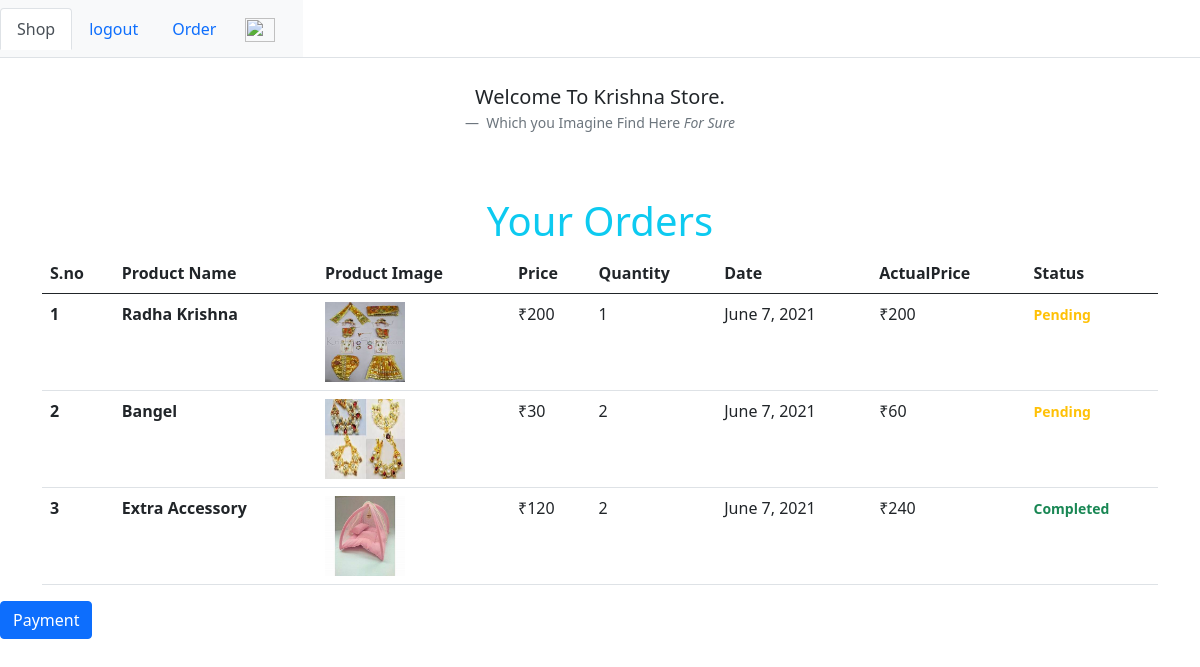
Screenshot of /order (signed in) with the database file from the repository.
### store/models/orders.py (models this page shows, shortened)
class Orders(models.Model):
    product = models.ForeignKey(Product ,on_delete= models.CASCADE)
    customer = models.ForeignKey(Customers, on_delete=models.CASCADE)
    address = models.CharField(max_length=1000)
    city = models.CharField(max_length=1000)
    state = models.CharField(max_length=1000)
    zip = models.CharField(max_length=1000)
    phone = models.CharField(max_length=15)
    quantity = models.IntegerField(default=1)
    price = models.IntegerField()
    date = models.DateField(default= datetime.datetime.today)
    status = models.BooleanField(default=False)
    @staticmethod
    def get_orders_by_customer(customer_id):
        return  Orders\
            .objects\
            .filter(customer= customer_id).order_by('-date')

### store/models/product.py (models this page shows, shortened)
class Product(models.Model):
    name = models.CharField(max_length=50)
    category = models.ForeignKey(Category,on_delete=models.CASCADE)
    image = models.ImageField(upload_to='media/products/')
    price = models.IntegerField()
    desc = models.TextField(max_length=200)
    offer = models.BooleanField(default=False)

### store/views.py (the view)
# urls.py: path('order',Order.as_view(),name = 'order'),
class Order(View):
    @method_decorator(auth_middleware)
    def get(self ,request):
        customer = request.session.get('customer')
        orders = Orders.get_orders_by_customer(customer)
        return render(request,'orders/order.html',{'orders' :orders})

### store/templatetags/custom.py (called while the page is built)
@register.filter(name='currency')
def currency(number):
    return "₹" + str(number)

@register.filter(name='multiply')
def multiply(number , number1):
    return number * number1

### templates/orders/order.html (shortened to what this page needs)
{% extends 'orders/Basecart.html' %}
{% block body %}
    {% load cart %}
    {% load custom %}
    <br>
    <div class="container">
        <div class="text-center text-info"><h1>Your Orders</h1></div>
        <table class="table">
            <thead>
            <tr>
                <th scope="col">S.no</th>
                <th scope="col">Product Name</th>
                <th scope="col">Product Image</th>
                <th scope="col">Price</th>
                <th scope="col">Quantity</th>
                <th scope="col">Date</th>
                <th scope="col">ActualPrice</th>
                <th scope="col">Status</th>
            </tr>
            </thead>
            <tbody>
            {% for order in orders %}
                <tr>
                    <th scope="row">{{ forloop.counter }}</th>
                    <th scope="row">{{ order.product.name }}</th>
                    <td>
                        <img src='/media/{{ order.product.image }}' alt="" height="80" width="80">
                    </td>
                    <td>{{ order.price|currency }}</td>
                    <td>{{ order.quantity }}</td>
                    <td>{{ order.date }}</td>
                    <td>{{ order.quantity|multiply:order.price|currency }}</td>
                    {% if order.status %}
                        <td><b><small class="text-success">Completed</small></b></td>
                    {% else %}
                        <td><b><small class="text-warning">Pending</small></b></td>
                    {% endif %}
                </tr>
            {% endfor %}
            </tbody>
        </table>
    </div>
        <div class="col-12">
        <a href="#" class="btn btn-primary" role="button" >Payment</a>
        </div>
{% endblock %}

### rows the page displays
Orders: product.name "Radha Krishna", product.image (picture), price "₹200", quantity "1", date "June 7, 2021", quantity|multiply "₹200", status "Pending"
Orders: product.name "Bangel", product.image (picture), price "₹30", quantity "2", date "June 7, 2021", quantity|multiply "₹60", status "Pending"
Orders: product.name "Extra Accessory", product.image (picture), price "₹120", quantity "2", date "June 7, 2021", quantity|multiply "₹240", status "Completed"
